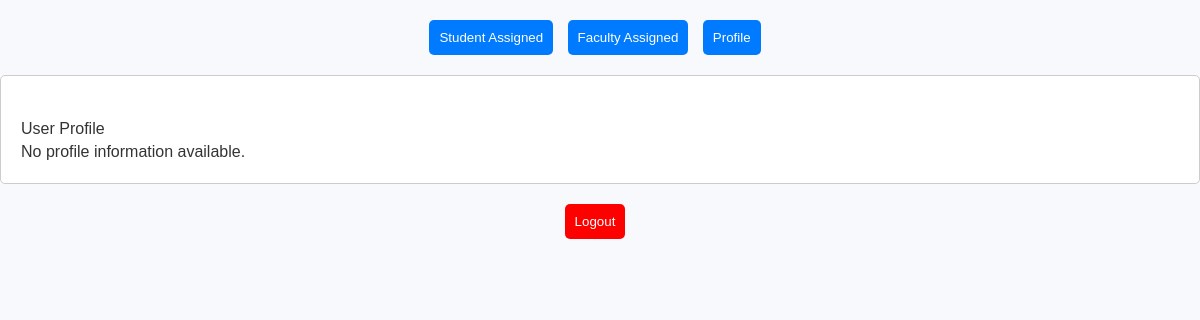
The app's page /student.php (signed in), older data.
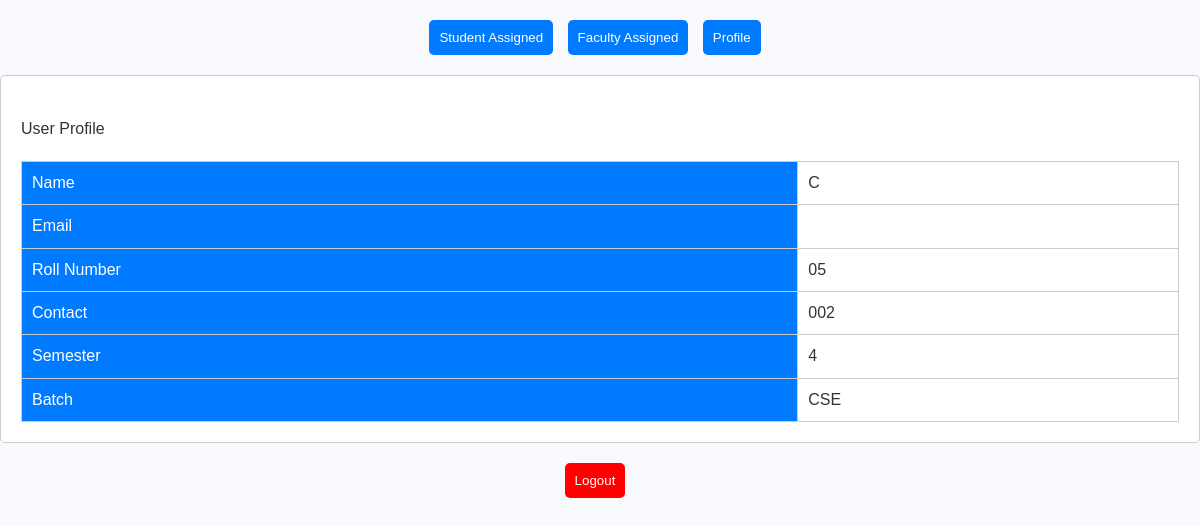
The same page, newer data.
### tables this page shows
CREATE TABLE `students` (
  `SID` int(11) NOT NULL,
  `Name` varchar(255) NOT NULL,
  `RollNumber` varchar(20) NOT NULL,
  `Email` varchar(255) NOT NULL,
  `Contact` varchar(15) NOT NULL,
  `Semester` int(11) NOT NULL,
  `Batch` varchar(10) NOT NULL,
  `user_type` varchar(20) NOT NULL DEFAULT 'student',
  `Password` varchar(255) DEFAULT NULL,
  `status` int(11) DEFAULT NULL
);

### student.php (the view, shortened to what this page needs)
<?php
$DATABASE_HOST = 'localhost';
$DATABASE_USER = 'root';
$DATABASE_PASS = '';
$DATABASE_NAME = 'newuniversity';
$con = mysqli_connect($DATABASE_HOST, $DATABASE_USER, $DATABASE_PASS, $DATABASE_NAME);
?>
<!DOCTYPE html>
<html>
<head>
    <link rel="stylesheet" type="text/css" href="home.css">
</head>
<body>
    <div class="button-container">
        <button class="tab-button" onclick="openTab('view_assigned_seva')">Student Assigned</button>
        <button class="tab-button" onclick="openTab('view_assigned_seva_faculty')">Faculty Assigned</button>
        <button class="tab-button" onclick="openTab('profile')">Profile</button>
    </div>
    <div id="profile" class="tab" style="display: block;">
        <br>
        <h3>User Profile</h3>
        <?php
        $user_id = $_SESSION['id'];
        $profile_sql = "SELECT * FROM students WHERE SID = ?";
        $profile_stmt = mysqli_prepare($con, $profile_sql);
        mysqli_stmt_bind_param($profile_stmt, 'i', $user_id);
        mysqli_stmt_execute($profile_stmt);
        $profile_result = mysqli_stmt_get_result($profile_stmt);
        if ($profile_row = mysqli_fetch_assoc($profile_result)) {
            echo "<table border='1'>";
            echo "<tr><th>Name</th><td>" . $profile_row['Name'] . "</td></tr>";
            echo "<tr><th>Email</th><td>" . $profile_row['Email'] . "</td></tr>";
            echo "<tr><th>Roll Number</th><td>" . $profile_row['RollNumber'] . "</td></tr>";
            echo "<tr><th>Contact</th><td>" . $profile_row['Contact'] . "</td></tr>";
            echo "<tr><th>Semester</th><td>" . $profile_row['Semester'] . "</td></tr>";
            echo "<tr><th>Batch</th><td>" . $profile_row['Batch'] . "</td></tr>";
            echo "</table>";
        }
        else {
            echo "<p>No profile information available.</p>";
        }
        ?>
    </div>
    <div class="button-container">
        <form action="logout.php" method="post">
            <button type="submit" name="logout" class="tab-button" style="background-color: #FF0000;">Logout</button>
        </form>
    </div>
</body>

### home.css (style rules this page uses)
html, body, div, span, applet, object, iframe, h1, h2, h3, h4, h5, h6, p, blockquote, pre, a, abbr, acronym, address, big, cite, code, del, dfn, em, img, ins, kbd, q, s, samp, small, strike, strong, sub, sup, tt, var, b, u, i, center, dl, dt, dd, ol, ul, li, fieldset, form, label, legend, table, caption, tbody, tfoot, thead, tr, th, td, article, aside, canvas, details, embed, figure, figcaption, footer, header, hgroup, menu, nav, output, ruby, section, summary, time, mark, audio, video { margin: 0; padding: 0; border: 0; font-size: 100%; font: inherit; vertical-align: baseline; }
body { line-height: 1.4; font-family: 'Arial', sans-serif; background-color: #f7f9fc; color: #333; }
.button-container { text-align: center; margin-top: 20px; }
.tab-button { padding: 10px 20px; cursor: pointer; background-color: #007BFF; color: #ffffff; border: none; border-radius: 5px; margin-right: 10px; display: inline-block; text-align: center; }
.tab { display: none; padding: 20px; background-color: #ffffff; border: 1px solid #ccc; border-radius: 5px; margin-top: 20px; }
table { width: 100%; border-collapse: collapse; margin-top: 20px; }
table, th, td { border: 1px solid #ccc; }
th, td { padding: 10px; text-align: left; }
th { background-color: #007BFF; color: #ffffff; }

### student.php (style rules this page uses)
.tab { display: none; }
.tab-button { padding: 10px; cursor: pointer; }
table { border: 1px solid; border-collapse: collapse; }

Row changes from the older to the newer data that the page shows:
added students: Name "C", RollNumber "05", Contact "002", Semester "4", Batch "CSE"
Text that changed along with them:
text no longer shown: "No profile information available."
text now shown: "Name Email Roll Number Contact Semester Batch"
